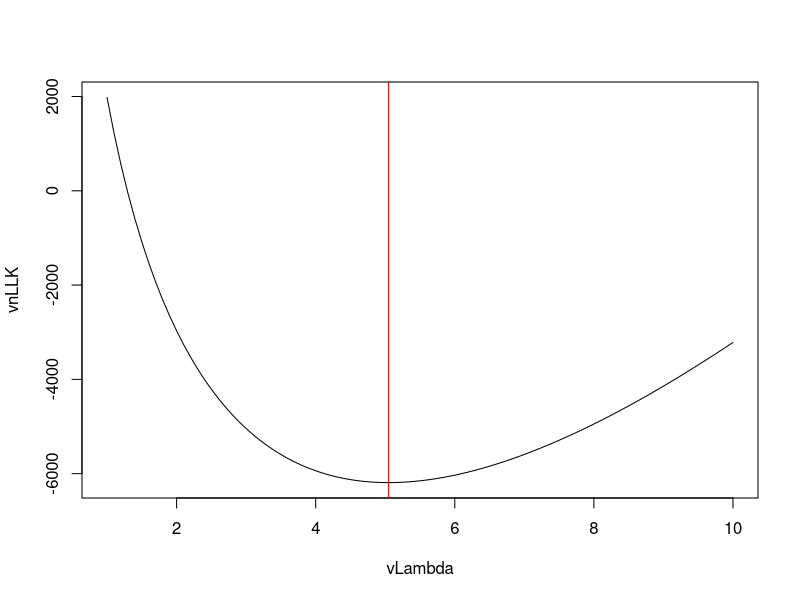

Source code (R):
## ---- chunk 1

dLambda <- 5 # True value of lambda

vX <- rexp(1e4, dLambda) # Random exponential distribution

nLLK <- function(dLambda, vX) {
  dnLLK <- -sum(dexp(vX, dLambda, log = TRUE)) # Exponential distribution
  return(dnLLK)
}

vLambda <- seq(1, 10, by = 0.1)

vnLLK <- sapply(vLambda, nLLK, vX = vX)

plot(vLambda, vnLLK, type = "l")
abline(v = 1 / mean(vX), col = "red")

optimizer <- optim(2, nLLK,
  method = "L-BFGS-B",
  lower = 1e-6,
  upper = 10,
  vX = vX)

options(digits = 10)
cat("The estimated value using MLE is ", optimizer$par, "\n" )
cat("Compared to the analytical solution ", 1/mean(vX))
